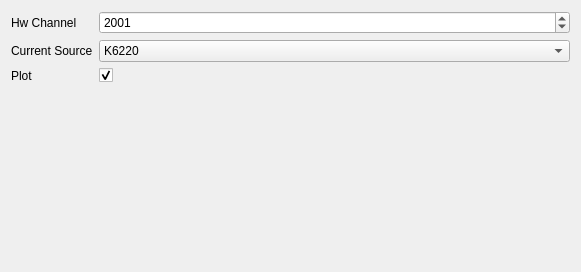
<?xml version="1.0" encoding="UTF-8"?>
<ui version="4.0">
 <class>Form</class>
 <widget class="QWidget" name="Form">
  <property name="geometry">
   <rect>
    <x>0</x>
    <y>0</y>
    <width>581</width>
    <height>272</height>
   </rect>
  </property>
  <property name="windowTitle">
   <string>Form</string>
  </property>
  <layout class="QFormLayout" name="formLayout">
   <item row="0" column="0">
    <widget class="QLabel" name="label3">
     <property name="text">
      <string>Hw Channel</string>
     </property>
    </widget>
   </item>
   <item row="0" column="1">
    <widget class="QSpinBox" name="HwChan1">
     <property name="minimum">
      <number>0</number>
     </property>
     <property name="maximum">
      <number>7000</number>
     </property>
     <property name="value">
      <number>2001</number>
     </property>
    </widget>
   </item>
   <item row="1" column="0">
    <widget class="QLabel" name="label4">
     <property name="text">
      <string>Current Source</string>
     </property>
    </widget>
   </item>
   <item row="1" column="1">
    <widget class="QComboBox" name="CurSour1">
     <item>
      <property name="text">
       <string>K6220</string>
      </property>
     </item>
     <item>
      <property name="text">
       <string>B2901</string>
      </property>
     </item>
    </widget>
   </item>
   <item row="2" column="0">
    <widget class="QLabel" name="label2">
     <property name="text">
      <string>Plot</string>
     </property>
    </widget>
   </item>
   <item row="2" column="1">
    <widget class="QCheckBox" name="cbPlt1">
     <property name="text">
      <string/>
     </property>
     <property name="checked">
      <bool>true</bool>
     </property>
    </widget>
   </item>
  </layout>
 </widget>
 <resources/>
 <connections/>
</ui>
